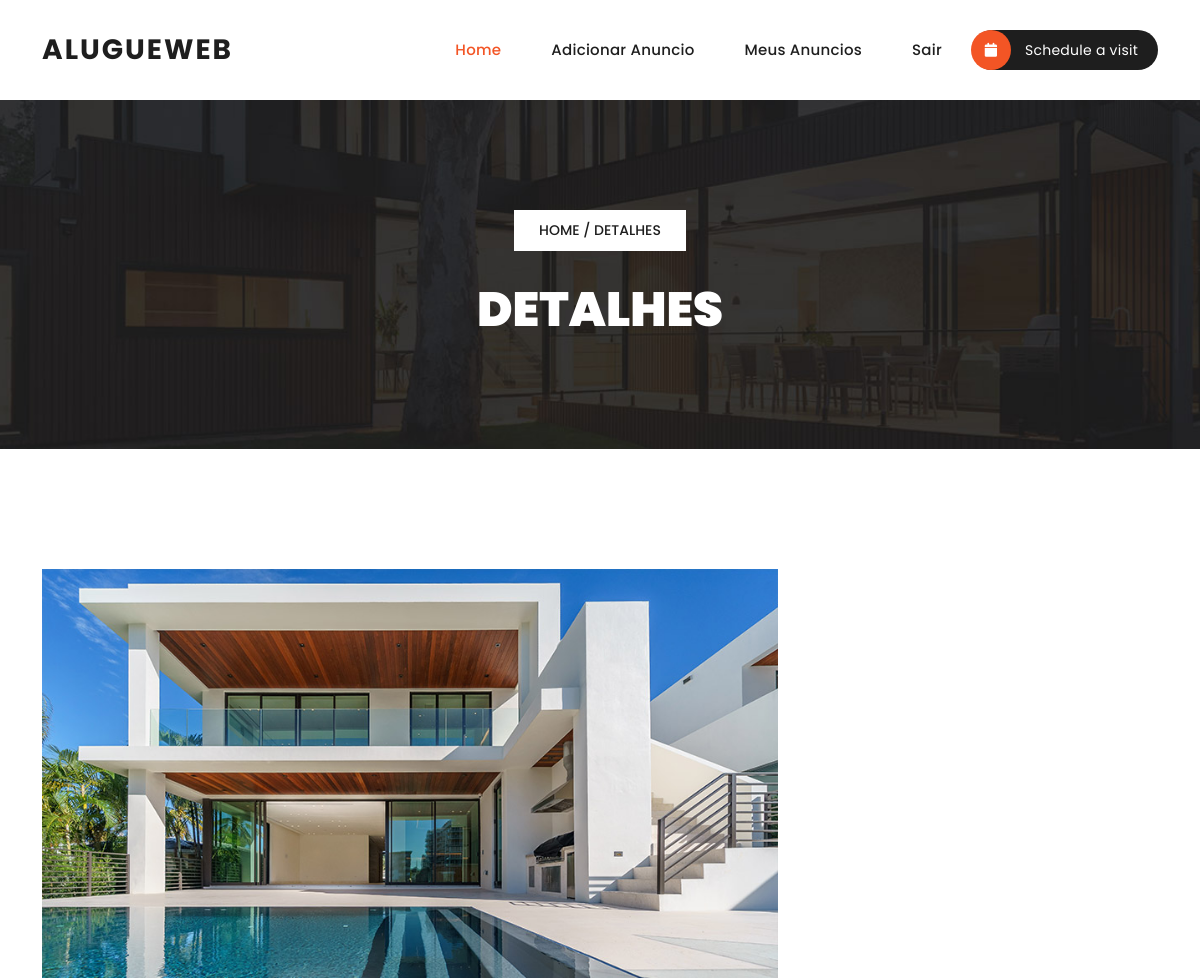
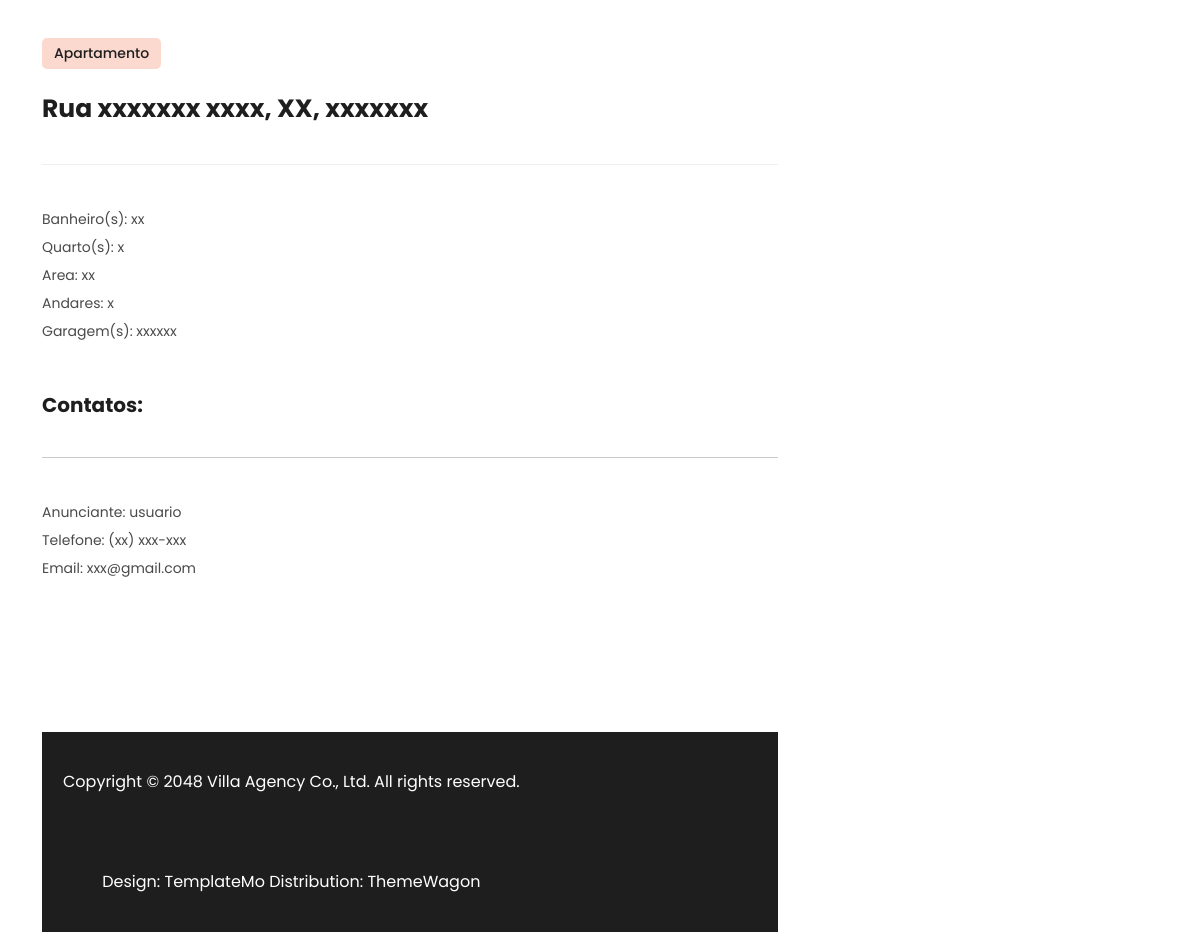
The app's page /principal/detalhes_anuncio/6 with its own data (2 pictures, top to bottom).
### principal/models.py (models this page shows)
class Anuncio(models.Model):
    usuario_anuncio = models.ForeignKey(User, on_delete=models.DO_NOTHING)
    categoria_anuncio = models.ForeignKey(Categoria, on_delete=models.DO_NOTHING)
    valor = models.CharField(max_length=10)
    estado = models.CharField(max_length=2)
    cidade = models.CharField(max_length=20)
    rua = models.CharField(max_length=50)
    numero = models.CharField(max_length=4)
    quantidade_banheiro = models.CharField(max_length=3)
    quantidade_quartos = models.CharField(max_length=3)
    area_terreno = models.CharField(max_length=8)
    andares = models.CharField(max_length=3)
    garagens = models.CharField(max_length=3)
    img = models.ImageField(upload_to='img/%Y/%m/%h')
    telefone_anunciante = models.CharField(max_length=30)
    email_anunciante = models.EmailField(max_length=60)

### categoria/models.py (models this page shows)
class Categoria(models.Model):
    nome_categoria = models.CharField(max_length=15)
    def __str__(self) -> str:
        return self.nome_categoria

### principal/views.py (the view)
# urls.py: path('detalhes_anuncio/<int:id>', views.detalhes_anuncio, name='detalhes_anuncio'),
def detalhes_anuncio(request, id):
    anuncio = get_object_or_404(Anuncio, id=id)
    return render(request, 'detalhes_anuncio.html', {'anuncio': anuncio})

### principal/templates/detalhes_anuncio.html
{% extends 'base.html' %}
{% block 'menu' %}
{% include 'parciais/_menu.html' %}
{% endblock %}
{% block 'conteudo' %}
<div class="page-heading header-text">
    <div class="container">
      <div class="row">
        <div class="col-lg-12">
          <span class="breadcrumb"><a href="#">Home</a>  /  Detalhes</span>
          <h3>Detalhes</h3>
        </div>
      </div>
    </div>
  </div>
  <div class="single-property section">
    <div class="container">
      <div class="row">
        <div class="col-lg-8">
          <div class="main-image">
            <img src="assets/images/single-property.jpg" alt="">
          </div>
          <div class="main-content">
            <span class="category">{{ anuncio.categoria_anuncio }}</span>
            <h4>{{ anuncio.rua }} {{ anuncio.numero }}, {{ anuncio.cidade }}, {{ anuncio.estado }}</h4>
            <p>Banheiro(s): {{ anuncio.quantidade_banheiro }}</p>
            <p>Quarto(s): {{ anuncio.quantidade_quartos }}</p>
            <p>Area: {{ anuncio.area_terreno }}</p>
            <p>Andares: {{ anuncio.andares }}</p>
            <p>Garagem(s): {{ anuncio.garagens }}</p>
          </div>
          <br>
          <br>
          <div class="main-content">
            <h5>Contatos:</h5>
            <br>
            <hr>
            <br>
            <p>Anunciante: {{ anuncio.usuario_anuncio }}</p>
            <p>Telefone: {{ anuncio.telefone_anunciante }}</p>
            <p>Email: {{ anuncio.email_anunciante }}</p>
          </div>
{% endblock %}

### dir/base.html (shortened to what this page needs)
{% load static %}
<!DOCTYPE html>
<html lang="en">
  <head>
    <link href="{% static 'vendor/bootstrap/css/bootstrap.min.css' %}" rel="stylesheet">
    <link rel="stylesheet" href="{% static 'assets/css/fontawesome.css' %}">
    <link rel="stylesheet" href="{% static 'assets/css/templatemo-villa-agency.css' %}">
    <link rel="stylesheet" href="{% static 'assets/css/owl.css' %}">
    <link rel="stylesheet" href="{% static 'assets/css/animate.css' %}">
    <link rel="stylesheet" href="https://unpkg.com/swiper@7/swiper-bundle.min.css"/>
  </head>
<body>
  <header class="header-area header-sticky">
    <div class="container">
        <div class="row">
            <div class="col-12">
                <nav class="main-nav">
                    <a href="index.html" class="logo">
                      <h1>Alugueweb</h1>
                    </a>
                      {% block 'menu' %}{% endblock %}
                </nav>
            </div>
        </div>
    </div>
  </header>
  {% block 'conteudo' %}{% endblock %}
  <footer>
    <div class="container">
      <div class="col-lg-8">
        <p>Copyright © 2048 Villa Agency Co., Ltd. All rights reserved.
        Design: <a rel="nofollow" href="https://templatemo.com" target="_blank">TemplateMo</a> Distribution: <a href="https://themewagon.com">ThemeWagon</a></p>
      </div>
    </div>
  </footer>
  </body>
</html>

### dir/parciais/_menu.html (shortened to what this page needs)
                    <ul class="nav">
                      <li><a href="{% url 'anuncios' %}" class="active">Home</a></li>
                      <li><a href="{% url 'adicionar_anuncio' %}">Adicionar anuncio</a></li>
                      <li><a href="{% url 'meus_anuncios' %}">Meus anuncios</a></li>
                      <li><a href="{% url 'deslogar' %}">Sair</a></li>
                      <li><a href="#"><i class="fa fa-calendar"></i> Schedule a visit</a></li>
                  </ul>

### dir/static/assets/css/templatemo-villa-agency.css (style rules this page uses)
html, body, div, span, applet, object, iframe, h1, h2, h3, h4, h5, h6, p, blockquote, div pre, a, abbr, acronym, address, big, cite, code, del, dfn, em, font, img, ins, kbd, q, s, samp, small, strike, strong, sub, sup, tt, var, b, u, i, center, dl, dt, dd, ol, ul, li, figure, header, nav, section, article, aside, footer, figcaption { margin: 0; padding: 0; border: 0; outline: 0; }
ul, li { padding: 0; margin: 0; list-style: none; }
header, nav, section, article, aside, footer, hgroup { display: block; }
* { box-sizing: border-box; }
html, body { font-family: 'Poppins', sans-serif; -ms-text-size-adjust: 100%; -webkit-font-smoothing: antialiased; -moz-osx-font-smoothing: grayscale; }
a { text-decoration: none !important; }
h1, h2, h3, h4, h5, h6 { color: #1e1e1e; margin-top: 0px; margin-bottom: 0px; font-weight: 700; }
ul { margin-bottom: 0px; }
p { font-size: 14px; line-height: 28px; color: #4a4a4a; }
img { width: 100%; overflow: hidden; }
html, body { font-family: 'Poppins', sans-serif; }
.section { margin-top: 120px; }
.header-area { position: relative; background-color: #fff; height: 100px; z-index: 100; -webkit-transition: all .5s ease 0s; -moz-transition: all .5s ease 0s; -o-transition: all .5s ease 0s; transition: all .5s ease 0s; }
.header-area .main-nav { background: transparent; display: flex; }
.header-area .main-nav .logo { -webkit-transition: all 0.3s ease 0s; -moz-transition: all 0.3s ease 0s; -o-transition: all 0.3s ease 0s; transition: all 0.3s ease 0s; display: inline-block; }
.header-area .main-nav .logo h1 { line-height: 100px; font-size: 28px; text-transform: uppercase; color: #1e1e1e; font-weight: 700; letter-spacing: 2px; }
.header-area .main-nav ul.nav { flex-basis: 100%; margin-top: 30px; justify-content: right; -webkit-transition: all 0.3s ease 0s; -moz-transition: all 0.3s ease 0s; -o-transition: all 0.3s ease 0s; transition: all 0.3s ease 0s; position: relative; z-index: 999; }
.header-area .main-nav .nav li:last-child { padding-right: 0px; }
.header-area .main-nav .nav li { padding-left: 10px; padding-right: 10px; height: 100px; line-height: 100px; }
.header-area .main-nav .nav li a { display: block; padding-left: 20px; padding-right: 20px; font-weight: 500; font-size: 15px; height: 40px; line-height: 40px; text-transform: capitalize; color: #1e1e1e; -webkit-transition: all 0.4s ease 0s; -moz-transition: all 0.4s ease 0s; -o-transition: all 0.4s ease 0s; transition: all 0.4s ease 0s; border: transparent; letter-spacing: .25px; }
.header-area .main-nav .nav li:last-child a { background-color: #1e1e1e; color: #fff; font-size: 14px; font-weight: 400; text-transform: none; border-radius: 20px; padding-left: 0px; }
.header-area .main-nav .nav li:last-child a i { background-color: #f35525; display: inline-block; width: 40px; height: 40px; text-align: center; line-height: 40px; margin-right: 10px; border-radius: 50%; margin-left: -1px; }
.header-area .main-nav .nav li a.active { color: #f35525; }
@media (max-width: 1200px) { .header-area .main-nav .nav li { padding-left: 5px; padding-right: 5px; } }
footer { margin-top: 150px; background-color: #1e1e1e; min-height: 100px; }
footer p { text-align: center; line-height: 100px; color: #fff; font-size: 16px; font-weight: 400; }
footer p a { color: #fff; transition: all .3s; position: relative; z-index: 3; }
.page-heading { background-image: url(../images/page-heading-bg.jpg); background-position: center bottom; background-repeat: no-repeat; background-size: cover; padding: 110px 0px; text-align: center; }
.page-heading span { background-color: #fff; color: #1e1e1e; font-size: 14px; font-weight: 500; text-transform: uppercase; padding: 10px 25px; display: inline-block; margin-bottom: 30px; }
.page-heading span a { color: #1e1e1e; }
.page-heading h3 { font-size: 48px; font-weight: 900; text-transform: uppercase; color: #fff; }
.single-property .main-image img { float: none; }
.single-property .main-content h4 { font-size: 25px; margin-top: 25px; margin-bottom: 40px; padding-bottom: 40px; border-bottom: 1px solid #eee; }
.single-property .main-content span.category { background-color: #fbd9cf; font-weight: 500; border-radius: 5px; font-size: 14px; color: #1e1e1e; padding: 5px 12px; display: inline-block; margin-top: 40px; }
body { overflow-x: hidden; }

### records on screen
Anuncio: categoria_anuncio "Apartamento", rua "Rua xxxxxxx", numero "xxxx", cidade "XX", estado "xxxxxxx", quantidade_banheiro "xx", quantidade_quartos "x", area_terreno "xx", andares "x", garagens "xxxxxx", usuario_anuncio "usuario", telefone_anunciante "(xx) xxx-xxx", email_anunciante "xxx@gmail.com"
